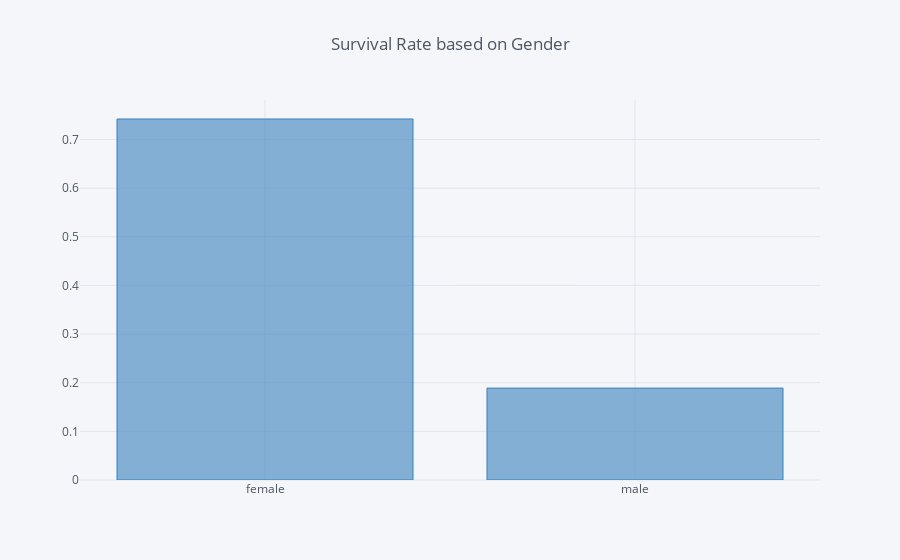

The code cell stored with this chart in its notebook:
### Markdown cell above
<b>Assumptions</b>
* Females tend to survive more than males
* Kids tend to survive more than adults
* Class 1 passengers tend to survive more than other class passengers

### Code cell
train[['Sex', 'Survived']].groupby('Sex').mean().iplot(kind='bar', colors='blue', title='Survival Rate based on Gender')

### Figure 1 — Plotly figure (JSON) as saved in the notebook; plotly's stock layout.template omitted (floating-point values rounded to 4 significant figures)
{"data": [{"marker": {"color": "rgba(55, 128, 191, 0.6)", "line": {"color": "rgba(55, 128, 191, 1.0)", "width": 1}}, "name": "Survived", "orientation": "v", "text": "", "type": "bar", "x": ["female", "male"], "y": [0.742, 0.1889]}], "layout": {"legend": {"bgcolor": "#F5F6F9", "font": {"color": "#4D5663"}}, "paper_bgcolor": "#F5F6F9", "plot_bgcolor": "#F5F6F9", "title": "Survival Rate based on Gender", "titlefont": {"color": "#4D5663"}, "xaxis1": {"gridcolor": "#E1E5ED", "showgrid": true, "tickfont": {"color": "#4D5663"}, "title": "", "titlefont": {"color": "#4D5663"}, "zerolinecolor": "#E1E5ED"}, "yaxis1": {"gridcolor": "#E1E5ED", "showgrid": true, "tickfont": {"color": "#4D5663"}, "title": "", "titlefont": {"color": "#4D5663"}, "zerolinecolor": "#E1E5ED"}}}
